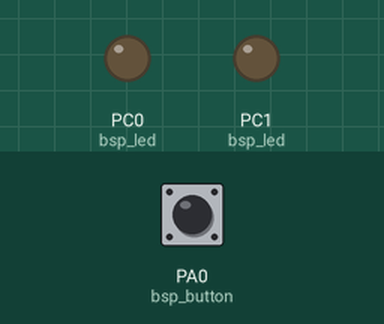
A program run on a simulated ATmega324P, built with avr-gcc and emulated at 8 MHz. Shown: output pins drawn as LEDs (lit = HIGH). Dashed ring = blinking. Inputs (shaded band) come from the test bench; at power-on: PA0 (bsp_button) HIGH.

Above: at 1.2 s.
1.3 s: PA0 (bsp_button) pulled LOW for 0.15 s
At 1.7 s:
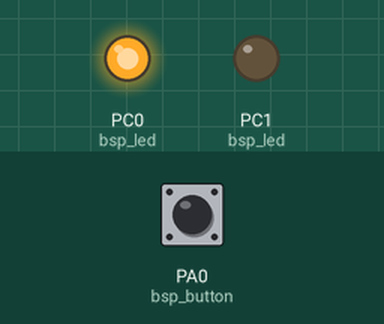
4.4 s: PA0 (bsp_button) pulled LOW for 3.2 s
At 10.3 s:
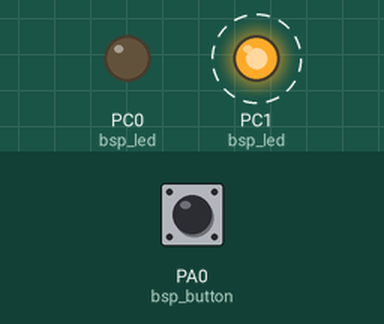
10.6 s: PA0 (bsp_button) pulled LOW for 1 s
At 11.2 s:
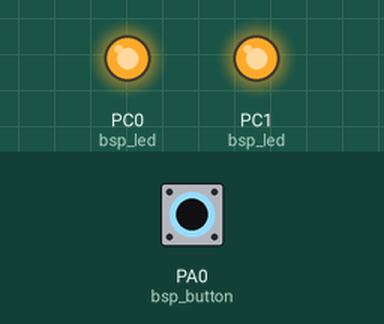
Timing chart, 0 to 14.2 s (numbered marks = the images above; inputs shaded):
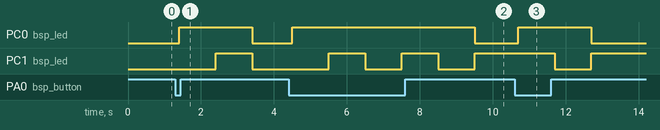

The program:

main.c
```c
/*
 * BTledAVR.c
 *
 * Created: 9/14/2026 11:02:41 AM
 * Author : p14s
 */

#include "app_button.h"
#include "bsp_button.h"
#include "bsp_timer.h"
#include "bsp_led.h"
#include <avr/io.h>
#include <stdint.h>
#include <avr/interrupt.h>


int main(void)
{
    bsp_led_init();
	bsp_button_init();
	BSP_Timer1_Init();
	sei();

    while (1)
    {
		app_button_update();
		switch(app_button_get_state()){
			case BUTTON_PRESSED:
				bsp_led_on();
				BSP_DelayMs(1000);
				bsp_led_toggle();
				break;
			case BUTTON_RELEASED:
				bsp_led_off();
				break;
		}
	}
}
```

app_button.c
```c
#include <stdio.h>
#include <avr/io.h>
#include "bsp_button.h"
typedef enum {
	S_BUTTON_PRESSED,
	S_BUTTON_PRESSED_CHECK,
	S_BUTTON_RELEASED,
	S_BUTTON_RELEASED_CHECK
	} button_state_t;

static button_state_t state = S_BUTTON_RELEASED;

volatile uint16_t	app_button_timer_count;

void app_button_update()
{
	switch (state)
	{
		case S_BUTTON_RELEASED:
		if (BUTTON_PRESSED == bsp_button_start_get_state())
		{
			state = S_BUTTON_PRESSED_CHECK;
			app_button_timer_count = 100;	//wait for 100 ms
		}
		break;
		case S_BUTTON_PRESSED_CHECK:
		if (BUTTON_RELEASED == bsp_button_start_get_state())
		{
			state = S_BUTTON_RELEASED;
			app_button_timer_count = 0;	//stop timer
		}
		else if (0 == app_button_timer_count)	//timer fired
		{
			state = S_BUTTON_PRESSED;
		}
		break;
		case S_BUTTON_PRESSED:
		if (BUTTON_RELEASED == bsp_button_start_get_state())
		{
			state = S_BUTTON_RELEASED_CHECK;
			app_button_timer_count = 100;	//wait for 100 ms
		}
		break;
		case S_BUTTON_RELEASED_CHECK:
		if (BUTTON_PRESSED == bsp_button_start_get_state())
		{
			state = S_BUTTON_PRESSED;
			app_button_timer_count = 0;	//stop timer
		}
		else if (0 == app_button_timer_count)	//timer fired
		{
			state = S_BUTTON_RELEASED;
		}
		break;
		default:
		break;
	}
}

uint8_t app_button_get_state()
{
	switch (state)
	{
		case S_BUTTON_RELEASED:
		case S_BUTTON_PRESSED_CHECK:
		return BUTTON_RELEASED;
		case S_BUTTON_PRESSED:
		case S_BUTTON_RELEASED_CHECK:
		return BUTTON_PRESSED;
		default:
		return BUTTON_RELEASED;
	}

}
```

app_button.h
```c
#ifndef APP_BUTTON_H
#define APP_BUTTON_H

#include <stdint.h>

void app_button_update();
uint8_t app_button_get_state();

extern volatile uint16_t app_button_timer_count;
#endif /*APP_BUTTON_H */
```

bsp_button.c
```c
#include "bsp_button.h"
#include"avr/io.h"

void bsp_button_init(void){
	/*PA0 is input */
	DDRA &=~(1<<PA0);
	/*PA0 turn on pull-up resistor */
	PORTA |= (1<<PA0);
}

uint8_t bsp_button_start_get_state(){
	if((PINA & (1<<PA0)) == 0){

		/* Button state = logic 0 */
		return BUTTON_PRESSED;
	}
	else{

		/* Button state = logic 1 */
		return BUTTON_RELEASED;
	}
}
```

bsp_button.h
```c
#ifndef  BSP_BUTTON_H
#define  BSP_BUTTON_H

#include <stdint.h>

#define BUTTON_PRESSED  0u
#define BUTTON_RELEASED 1u

void bsp_button_init();
uint8_t bsp_button_start_get_state(void);

#endif /*BSP_BUTTON_H*/
```

bsp_led.c
```c
#include "bsp_led.h"
#include <avr/io.h>
void bsp_led_init(void){

	/*PC0, PC1 is output */
	DDRC |= (3 <<PC0);

	/*PC0, PC1 is off */
	PORTC &= ~(3<<PC0);
}

void bsp_led_on(void){

	SET_BIT(PORTC, 0);

}

void bsp_led_off(void){

	CLEAR_BIT(PORTC, 0);
}

void bsp_led_toggle(void){

	TOGGLE_BIT(PORTC, 1);
}
```

bsp_led.h
```c
#ifndef BSP_LED_H
#define BSP_LED_H

#define SET_BIT(REG,BIT)		(REG |= (1<<BIT))
#define CLEAR_BIT(REG,BIT)		(REG &= (~(1<<BIT)))
#define TOGGLE_BIT(REG,BIT)		(REG ^=(1<<BIT))

void bsp_led_init();

void bsp_led_on();

void bsp_led_off();

void bsp_led_toggle();


#endif
```

bsp_timer.c
```c
#include "bsp_timer.h"
#include <avr/io.h>
#include <avr/interrupt.h>

#define F_CPU 8000000UL

volatile uint32_t sys_time_count = 0u;
extern uint16_t app_button_timer_count;

void BSP_Timer1_Init(void){

	uint8_t sreg = SREG;
	cli();

	sys_time_count = 0u;

	TCCR1A = 0x00;
	TCCR1B = 0x00;
	TCNT1  = 0x0000;

	/* CTC mode */
	TCCR1B |= (1u << WGM12);
	OCR1A = (uint16_t)(F_CPU / 64UL / 1000UL -1UL);

	#if defined(TIMSK1)
	TIMSK1 |= (1u << OCIE1A);
	#else

	TIMSK  |= (1u << OCIE1A);
	#endif

	/* Start Timer1 prescaler = 64 */
	TCCR1B |= (1u << CS11) | (1u << CS10);


	SREG = sreg;
}

	ISR(TIMER1_COMPA_vect){

		sys_time_count++;
		if (0 < app_button_timer_count) app_button_timer_count--;
	}

	uint32_t BSP_GetSysTimeMs(void){

		uint32_t t;
		uint8_t sreg = SREG;
		cli();
		t = sys_time_count;
		SREG = sreg;
		return t;
	}

	/* Blocking delay using sys_time_count (Timer1 must be running, interrupts enabled) */
	void BSP_DelayMs(uint32_t delayMs)
	{
		uint32_t start = BSP_GetSysTimeMs();

		/* Dùng phép tr? ?? ch?u ???c overflow 32-bit */
		while ((uint32_t)(BSP_GetSysTimeMs() - start) < delayMs) {

		}
	}
```

bsp_timer.h
```c
#ifndef BSP_TIMER_H
#define BSP_TIMER_H

#include <stdint.h>

extern volatile uint32_t sys_time_count;

void BSP_Timer1_Init(void);

uint32_t BSP_GetSysTimeMs(void);

void BSP_DelayMs(uint32_t delayMs);

#endif /*BSP_TIMER_H*/
```

Measured:
- after the input at 1.3 s, PC0 (bsp_led): LOW → HIGH after 0.10 s, → LOW 2.0 s later; PC1 (bsp_led): LOW → HIGH after 1.1 s, → LOW 1.0 s later
- after the input at 4.4 s, PC0 (bsp_led): LOW → HIGH after 0.10 s, → LOW 5.0 s later; PC1 (bsp_led): alternates HIGH for 1.0 s and LOW for 1.0 s, starting after 1.1 s
- after the input at 10.6 s, PC0 (bsp_led): LOW → HIGH after 0.10 s, → LOW 2.0 s later; PC1 (bsp_led): HIGH → LOW after 1.1 s, → HIGH 1.0 s later
